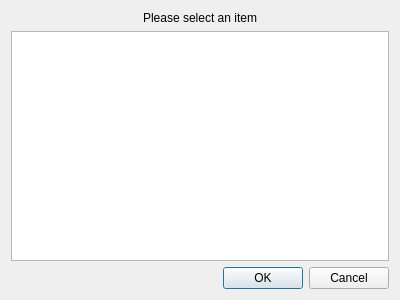
<?xml version="1.0" encoding="UTF-8"?>
<ui version="4.0">
 <class>ListDialog</class>
 <widget class="QDialog" name="ListDialog">
  <property name="geometry">
   <rect>
    <x>0</x>
    <y>0</y>
    <width>400</width>
    <height>300</height>
   </rect>
  </property>
  <layout class="QVBoxLayout" name="verticalLayout">
   <item>
    <widget class="QLabel" name="listDialogLabel">
     <property name="text">
      <string>Please select an item</string>
     </property>
     <property name="alignment">
      <set>Qt::AlignCenter</set>
     </property>
    </widget>
   </item>
   <item>
    <widget class="QListView" name="listDialogListView"/>
   </item>
   <item>
    <widget class="QDialogButtonBox" name="listDialogButtonBox">
     <property name="orientation">
      <enum>Qt::Horizontal</enum>
     </property>
     <property name="standardButtons">
      <set>QDialogButtonBox::Cancel|QDialogButtonBox::Ok</set>
     </property>
    </widget>
   </item>
  </layout>
 </widget>
 <resources/>
 <connections>
  <connection>
   <sender>listDialogButtonBox</sender>
   <signal>accepted()</signal>
   <receiver>ListDialog</receiver>
   <slot>accept()</slot>
   <hints>
    <hint type="sourcelabel">
     <x>248</x>
     <y>254</y>
    </hint>
    <hint type="destinationlabel">
     <x>157</x>
     <y>274</y>
    </hint>
   </hints>
  </connection>
  <connection>
   <sender>listDialogButtonBox</sender>
   <signal>rejected()</signal>
   <receiver>ListDialog</receiver>
   <slot>reject()</slot>
   <hints>
    <hint type="sourcelabel">
     <x>316</x>
     <y>260</y>
    </hint>
    <hint type="destinationlabel">
     <x>286</x>
     <y>274</y>
    </hint>
   </hints>
  </connection>
 </connections>
</ui>
